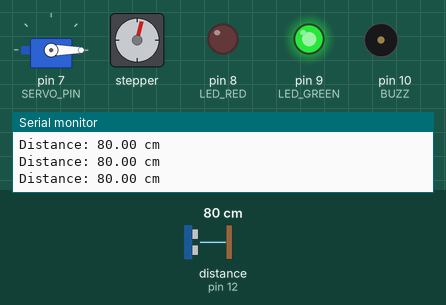
A sketch run on a simulated Arduino Uno, built with avr-gcc and run on an emulated ATmega328P. Shown: servo, stepper motor, output pins drawn as LEDs (lit = HIGH), buzzer (waves = sounding), the last lines printed to the serial monitor. The test bench sets the inputs (shaded band); at power-on: distance to the obstacle (sensor on pin 12) 80 cm. The echo pulse lasts 58.3 µs per cm; stepper angles assume 2048 steps per turn.

Above: at 1.2 s.
1.3 s: distance to the obstacle (sensor on pin 12) set to 7 cm
4.3 s: distance to the obstacle (sensor on pin 12) set to 4 cm
At 4.46 s:
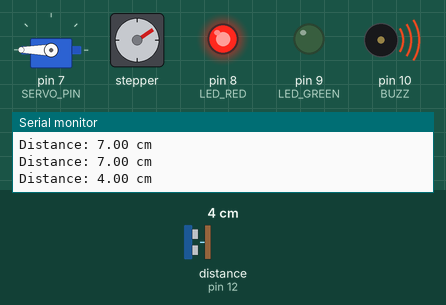
7.3 s: distance to the obstacle (sensor on pin 12) set to 9 cm
At 8.13 s:
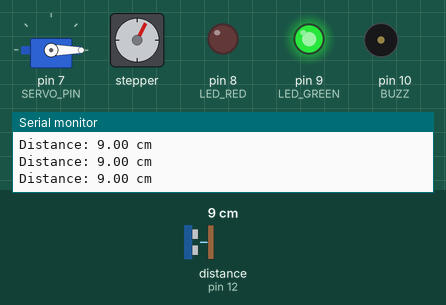
13.3 s: distance to the obstacle (sensor on pin 12) set to 2 cm
At 13.52 s:
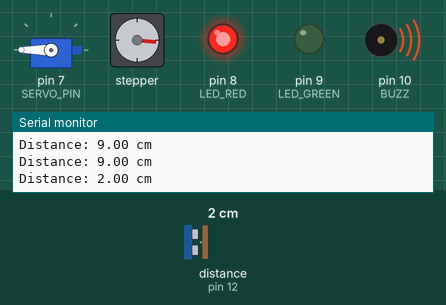
16.3 s: distance to the obstacle (sensor on pin 12) set to 18 cm
At 16.53 s:
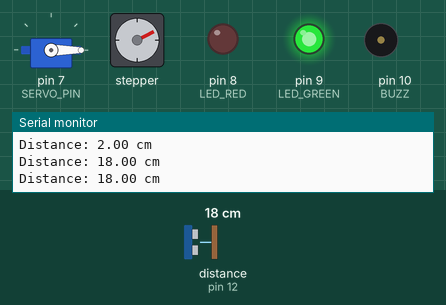
19.3 s: distance to the obstacle (sensor on pin 12) set to 120 cm
Timing chart, 0 to 25.6 s (numbered marks = the images above; inputs shaded):
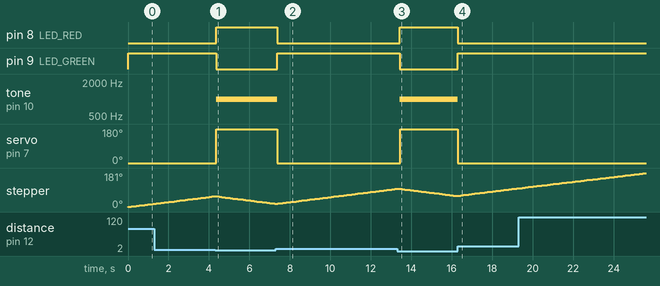

The sketch:

collision_avoidance.ino
```cpp
#include <Servo.h>
#include <Stepper.h>
#include <HCSR04.h>

// ---------------- Pins ----------------
#define LED_RED   8
#define LED_GREEN 9
#define BUZZ      10
#define TRIG      11
#define ECHO      12
#define SERVO_PIN 7

// ---------------- Constants ----------------
const float THRESHOLD_CM = 5.0;
const int stepsPerRevolution = 2048;
const int STEPS_PER_LOOP = 10;

// Create ultrasonic object (trigger, echo)
UltraSonicDistanceSensor sr04(TRIG, ECHO);

// Stepper config (28BYJ-48 + ULN2003)
Stepper myStepper(stepsPerRevolution, 6, 5, 4, 3);

Servo myservo;

void setup() {
  Serial.begin(9600);

  pinMode(LED_RED, OUTPUT);
  pinMode(LED_GREEN, OUTPUT);
  pinMode(BUZZ, OUTPUT);

  myStepper.setSpeed(10);

  myservo.attach(SERVO_PIN);
  myservo.write(0);

  noTone(BUZZ);
}

void loop() {
  float distanceCm = sr04.measureDistanceCm();

  // Handle invalid readings (sometimes sensors return 0 or negative)
  if (distanceCm <= 0) {
    Serial.println("Invalid distance reading");
    delay(100);
    return;
  }

  Serial.print("Distance: ");
  Serial.print(distanceCm);
  Serial.println(" cm");

  if (distanceCm > THRESHOLD_CM) {
    // SAFE / FAR
    digitalWrite(LED_GREEN, HIGH);
    digitalWrite(LED_RED, LOW);

    noTone(BUZZ);
    myservo.write(0);

    myStepper.step(STEPS_PER_LOOP);
  } else {
    // WARNING / CLOSE
    digitalWrite(LED_RED, HIGH);
    digitalWrite(LED_GREEN, LOW);

    tone(BUZZ, 1000);
    myservo.write(180);

    myStepper.step(-STEPS_PER_LOOP);
  }

  delay(100); // stabilize behavior + prevents spamming actuators
}
```

Measured:
- the behaviour switches between 6 and 5 cm on distance to the obstacle (sensor on pin 12) (found by bisection; images 0 and 1)
- after the input at 4.3 s, pin 8 (LED_RED): LOW → HIGH after 0.07 s; pin 9 (LED_GREEN): HIGH → LOW after 0.07 s; tone on pin 10 (BUZZ): silent → 1000 Hz after 0.07 s; servo on pin 7 (SERVO_PIN): 0° → 180° after 0.07 s
- after the input at 7.3 s, pin 8 (LED_RED): HIGH → LOW after 0.09 s; pin 9 (LED_GREEN): LOW → HIGH after 0.09 s; tone on pin 10 (BUZZ): 1000 Hz → silent after 0.09 s; servo on pin 7 (SERVO_PIN): 180° → 0° after 0.09 s
- after the input at 13.3 s, pin 8 (LED_RED): LOW → HIGH after 0.13 s; pin 9 (LED_GREEN): HIGH → LOW after 0.13 s; tone on pin 10 (BUZZ): silent → 1000 Hz after 0.13 s; servo on pin 7 (SERVO_PIN): 0° → 180° after 0.14 s
- after the input at 16.3 s, pin 8 (LED_RED): HIGH → LOW at once; pin 9 (LED_GREEN): LOW → HIGH at once; tone on pin 10 (BUZZ): 1000 Hz → silent at once; servo on pin 7 (SERVO_PIN): 180° → 0° at once
